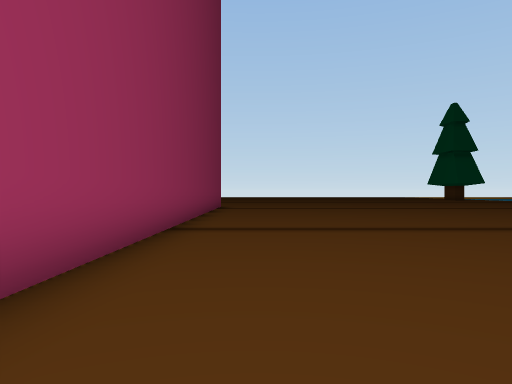
[1] (above)

24 first-person views from a walk through a Unity game level. The camera is 1.4 m above the floor, looks level and sees 70° across. The floor is counted in squares, 2 m on a side. Each view is taken from the middle of a square. On the plan, view 1 faces up. The plan holds only what a view shows up to about 11 squares ahead; the rest is blank. The place goes on beyond the plan. The player is left out.

[2]
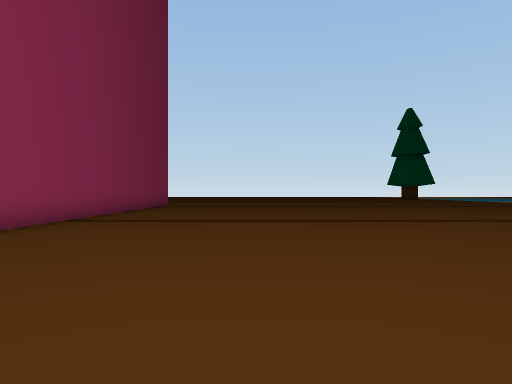

[3]
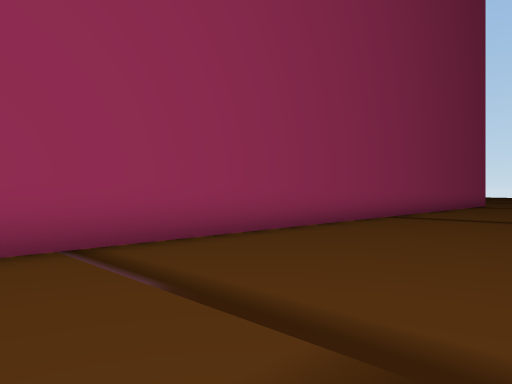

[4]
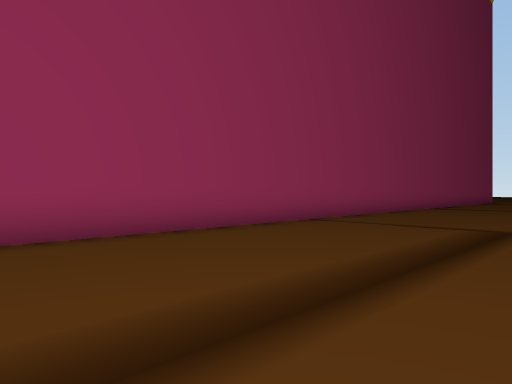

[5]
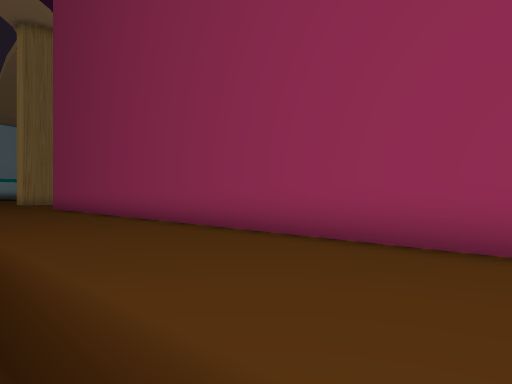

[6]
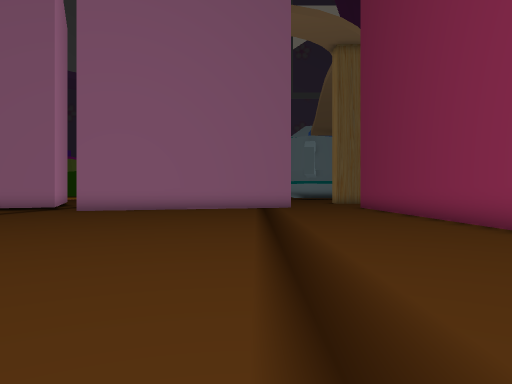

[7]
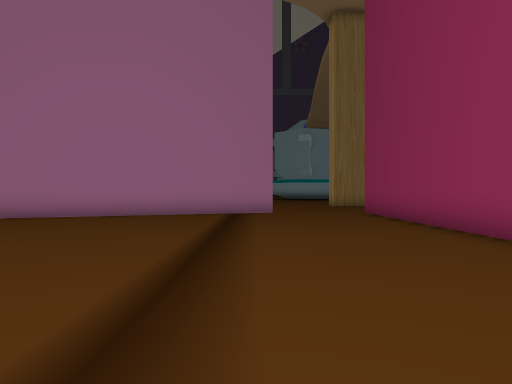

[8]
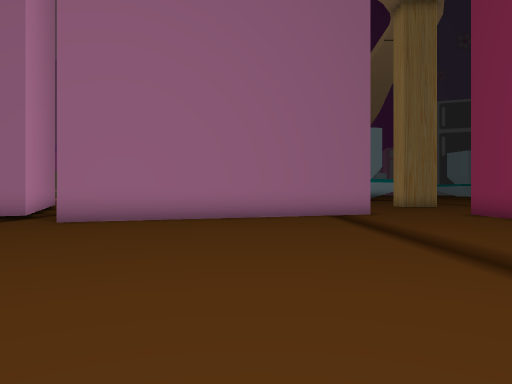

[9]
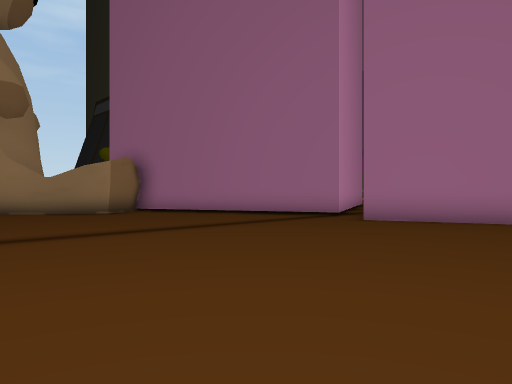

[10]
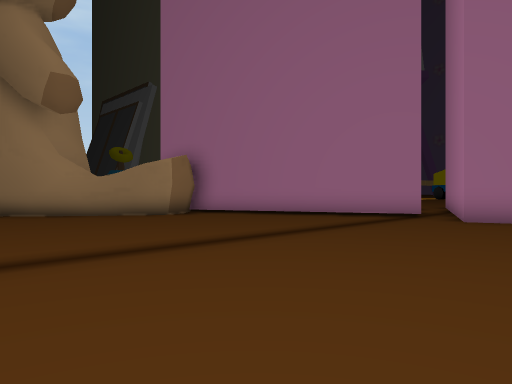

[11]
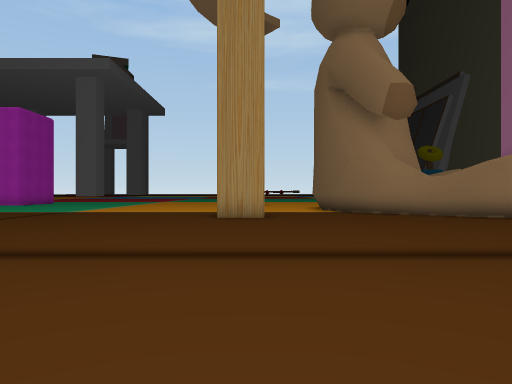

[12]
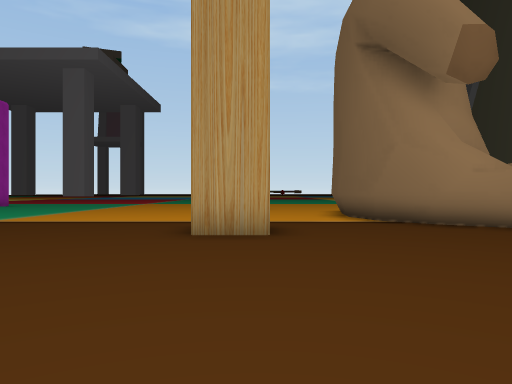

[13]
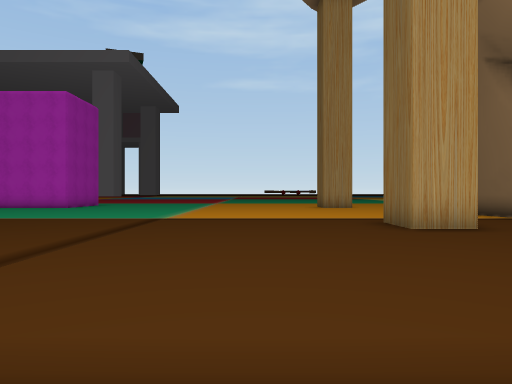

[14]
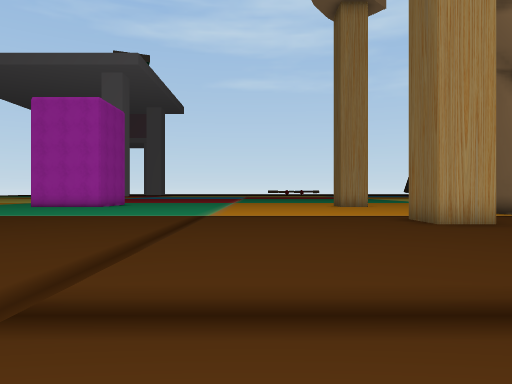

[15]
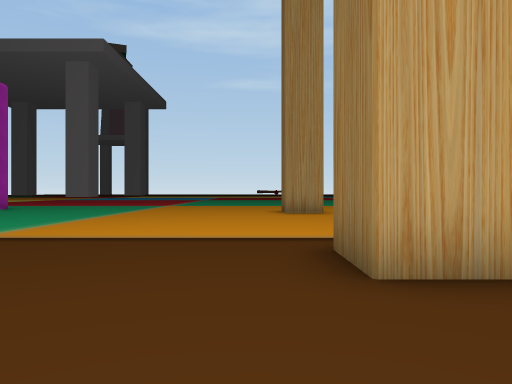

[16]
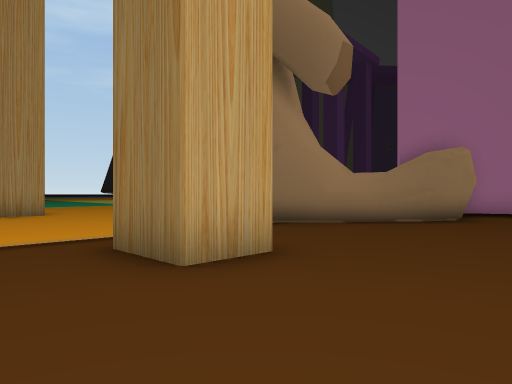

[17]
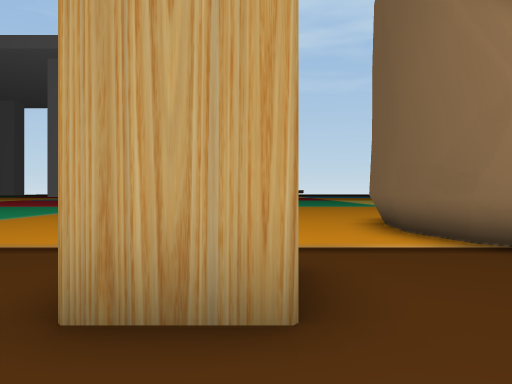

[18]
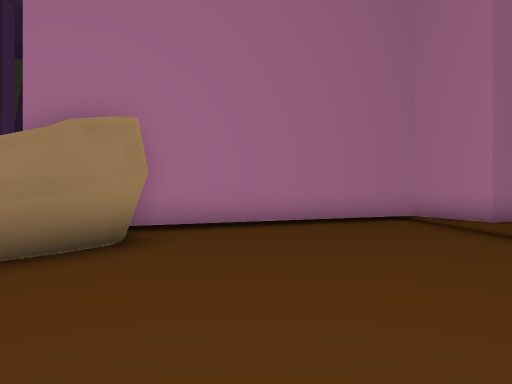

[19]
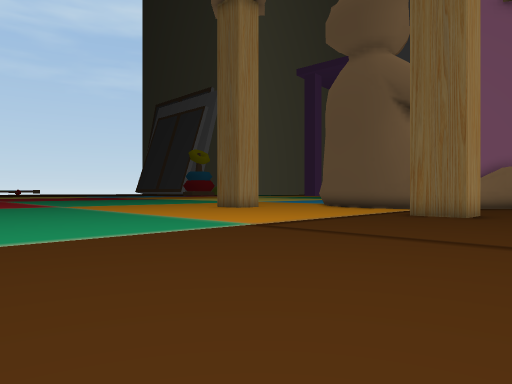

[20]
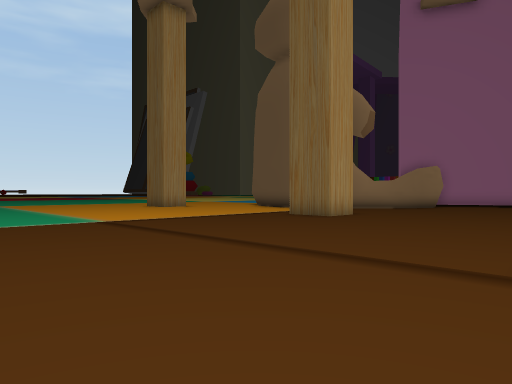

[21]
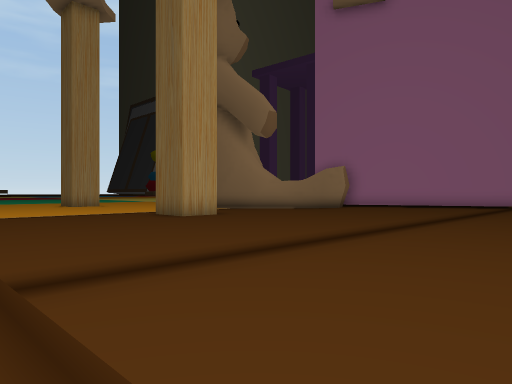

[22]
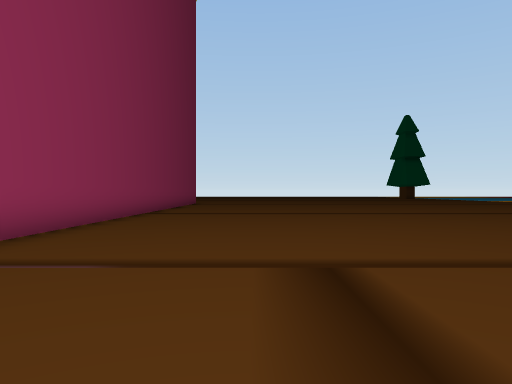

[23]
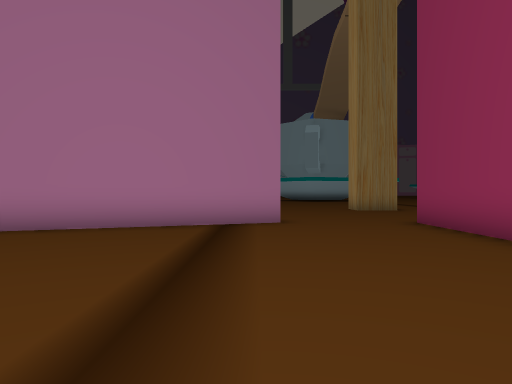

[24]
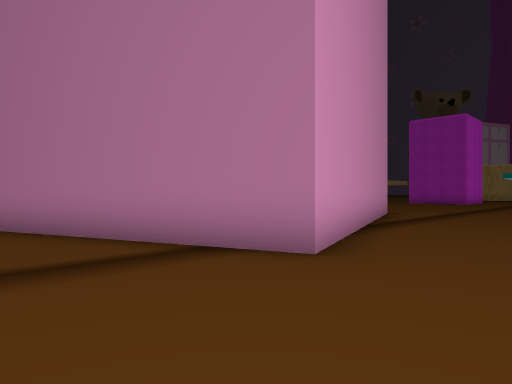

### Floor plan
Points are (right, up) in squares from view 1. A wall is a line through its corners. A room is listed if a view was taken in it or the views show most of it. See-through windows are left out.
Room 1 (views 1, 2, 3, 4, 5, 6, 7, 8, 9, 10, 11, 12, 13, 14, 15, 16, 17, 18, 19, 20, 21, 22, 23, 24)
walls: (16.9, -8.2) (16.9, -6.9) (18.5, -6.9); (18.7, -11.8) (19.6, -10.8) (21.2, -10.3) (23, -10.5); (18.6, -12.2) (18.9, -11.5); (17, -13.9) (18.1, -13.1); (18, -13.3) (18.3, -12.7); (16.7, -14.6) (18.9, -11.7); (16.5, -15.1) (17, -14) (17.4, -13.7); (10.9, -19.4) (17.3, -16.5); (-1.7, 11) (-1.7, -21.4); (1.7, -22.3) (1.4, -21.4) (9.6, -18.4) (10.4, -20.7)
low walls: (19.4, -11.3) (19.7, -11) (21.4, -10.5) (22.9, -10.7); (16.7, -15) (17.2, -14.1)
ways out: opening at (0, -22.7)

Where each view was taken, in squares from view 1:
view 1: 0 up, 0 right, facing up
view 2: 2 down, 3 right, facing up
view 3: 3 down, 3 right, facing up-left
view 4: 9 down, 4 right, facing up-left
view 5: 5 down, 3 right, facing down-left
view 6: 5 down, 3 right, facing down
view 7: 9 down, 2 right, facing down
view 8: 10 down, 5 right, facing down
view 9: 10 down, 5 right, facing down-right
view 10: 9 down, 7 right, facing down-right
view 11: 8 down, 7 right, facing right
view 12: 8 down, 11 right, facing right
view 13: 4 down, 10 right, facing right
view 14: 3 down, 9 right, facing right
view 15: 6 down, 14 right, facing right
view 16: 5 down, 14 right, facing down-right
view 17: 8 down, 15 right, facing right
view 18: 10 down, 15 right, facing down
view 19: 4 up, 14 right, facing down-right
view 20: 2 up, 11 right, facing down-right
view 21: 1 down, 8 right, facing down-right
view 22: 5 down, 2 right, facing up
view 23: 13 down, 2 right, facing down
view 24: 18 down, 1 left, facing down-right
